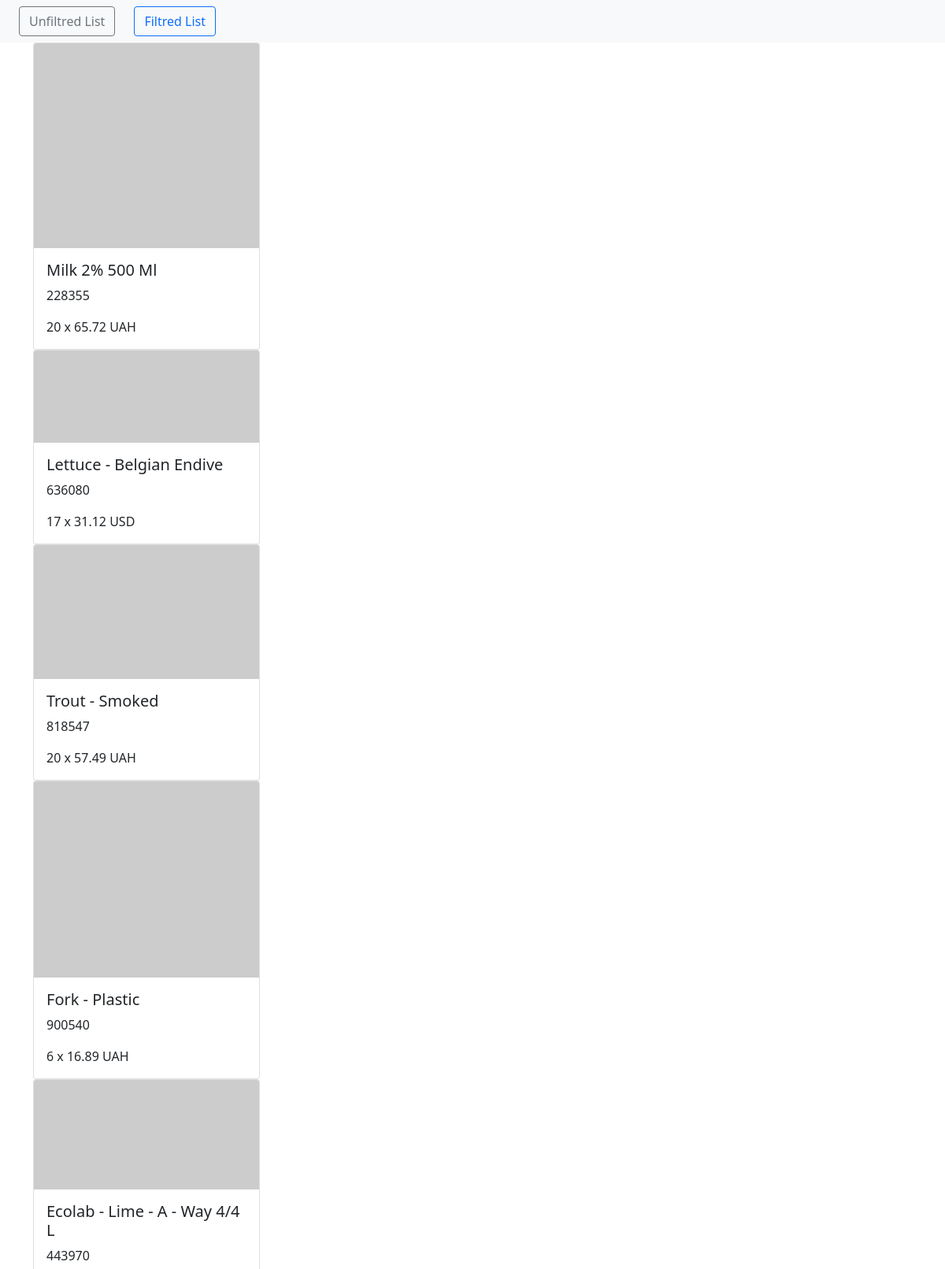
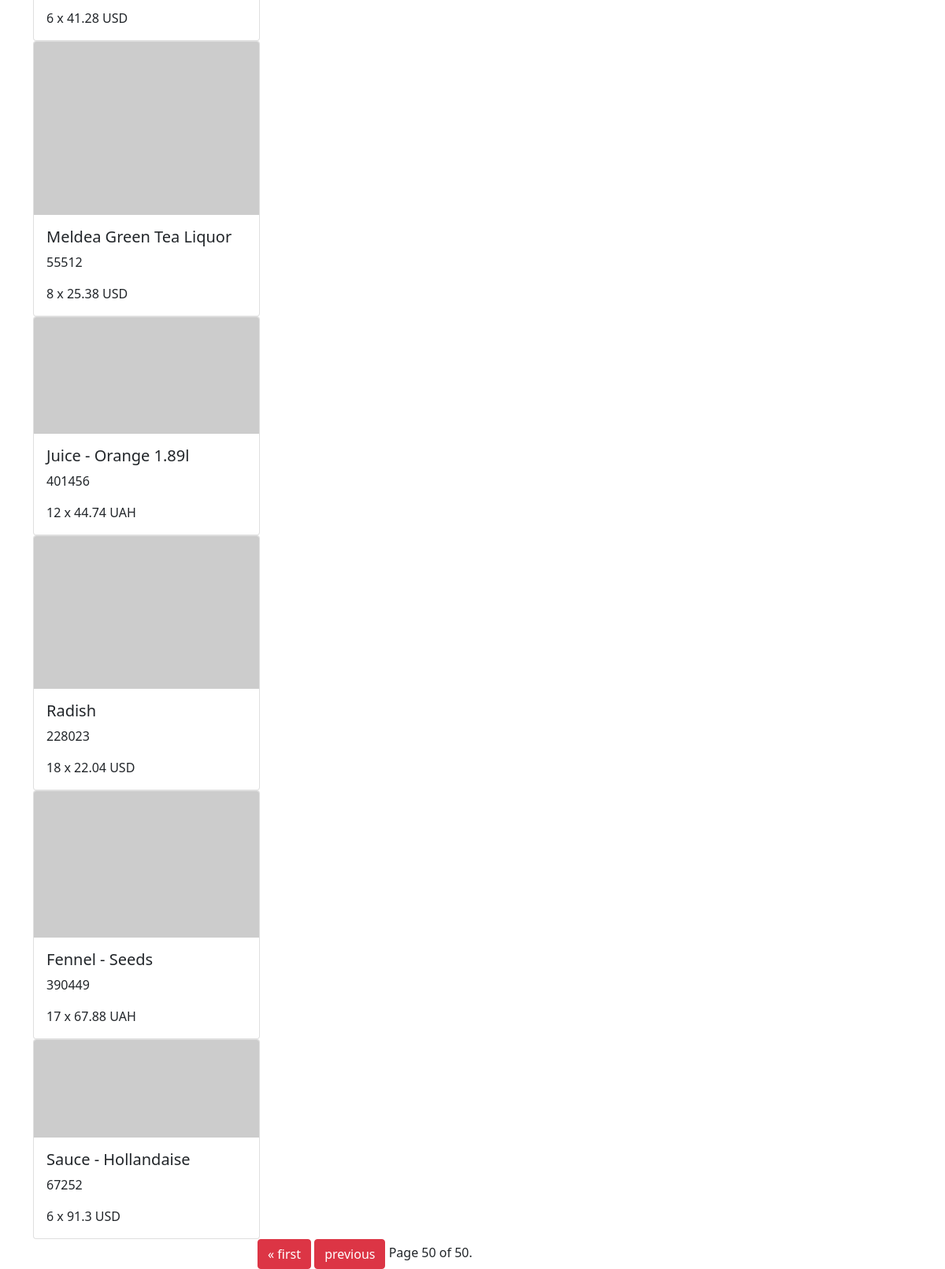
Page /?page=50 on the committed database (2 pictures, top to bottom).
### job/models.py (models this page shows, shortened)
class Product(models.Model):
    name = models.CharField(max_length=256)
    productCode = models.IntegerField()
    price = models.FloatField()
    image = models.ImageField()
    currency = models.CharField(max_length=3)
    qty = models.IntegerField()

### job/views.py (the view)
# urls.py: path('', views.unfiltred, name='unfiltred'),
def unfiltred(request):
    products = Product.objects.all()
    p = Paginator(products, 10)
    page_number = request.GET.get('page')
    try:
        page_obj = p.get_page(page_number)
    except PageNotAnInteger:
        page_obj = p.page(1)
    except EmptyPage:
        page_obj = p.page(p.num_pages)
    for i in page_obj.object_list:
        print(i.productCode)
    return render(request, 'Page.html', {'products': products, 'page_obj': page_obj})

### templates/Page.html (shortened to what this page needs)
<!doctype html>
<html lang="en">
<head>
    <link href="https://cdn.jsdelivr.net/npm/bootstrap@5.0.2/dist/css/bootstrap.min.css" rel="stylesheet"
>
</head>
<body>
<nav class="navbar navbar-expand-lg navbar-light bg-light">
    <a href="{% url 'unfiltred' %}" class="btn btn-outline-secondary mx-4"> Unfiltred List</a>
    <a href="{% url  'filtred' 1 %}" class="btn btn-outline-primary">Filtred List</a>
</nav>
<div class="container">
    {% for product in page_obj.object_list %}
        <div class="card" style="width: 18rem;">
            <img class="card-img-top" src="{{ product.image }}" alt="Card image cap">
            <div class="card-body">
                <h5 class="card-title">{{ product.name }}</h5>
                <p class="card-text">{{ product.productCode }}</p>
                <p class="card-text">{{ product.qty }} x {{ product.price }} {{ product.currency }}</p>
            </div>
        </div>
    {% endfor %}
</div>
<div class="pagination">
    <div class="container">
        <div class="row">
            <div class="col-6 m-auto">
                <span class="step-links">
        {% if page_obj.has_previous %}
            <a class="btn btn-danger"  href="?page=1">&laquo; first</a>
            <a class="btn btn-danger"  href="?page={{ page_obj.previous_page_number }}">previous</a>
        {% endif %}
                    <span class="current">
            Page {{ page_obj.number }} of {{ page_obj.paginator.num_pages }}.
        </span>
            </div>
        </div>
    </div>
</body>
</html>

### rows in the picture
Product: name "Milk 2% 500 Ml", productCode "228355", qty "20", price "65.72", currency "UAH"
Product: name "Lettuce - Belgian Endive", productCode "636080", qty "17", price "31.12", currency "USD"
Product: name "Trout - Smoked", productCode "818547", qty "20", price "57.49", currency "UAH"
Product: name "Fork - Plastic", productCode "900540", qty "6", price "16.89", currency "UAH"
Product: name "Ecolab - Lime - A - Way 4/4 L", productCode "443970", qty "6", price "41.28", currency "USD"
Product: name "Meldea Green Tea Liquor", productCode "55512", qty "8", price "25.38", currency "USD"
Product: name "Juice - Orange 1.89l", productCode "401456", qty "12", price "44.74", currency "UAH"
Product: name "Radish", productCode "228023", qty "18", price "22.04", currency "USD"
Product: name "Fennel - Seeds", productCode "390449", qty "17", price "67.88", currency "UAH"
Product: name "Sauce - Hollandaise", productCode "67252", qty "6", price "91.3", currency "USD"

### other values in the picture
{{ page_obj.number }} "50"
{{ page_obj.paginator.num_pages }} "50"
